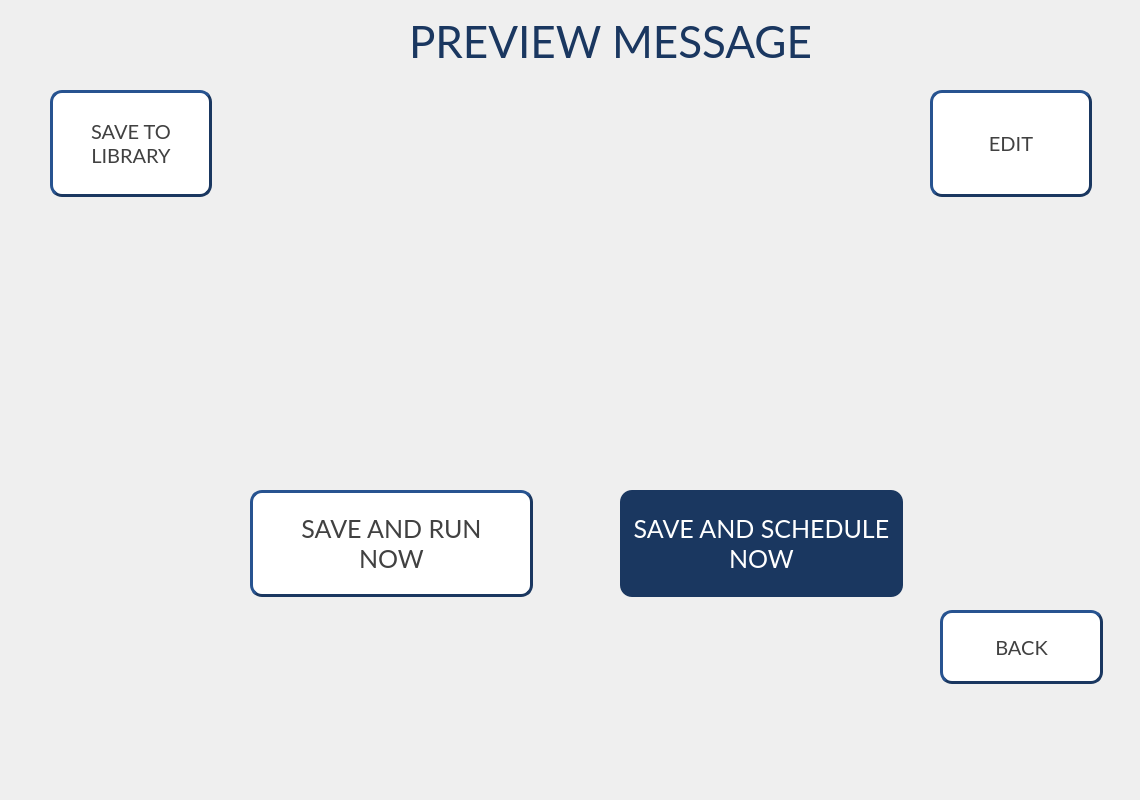
<?xml version="1.0" encoding="UTF-8"?>
<ui version="4.0">
 <class>HNS_Preview_Screen</class>
 <widget class="QWidget" name="HNS_Preview_Screen">
  <property name="geometry">
   <rect>
    <x>0</x>
    <y>0</y>
    <width>1140</width>
    <height>800</height>
   </rect>
  </property>
  <property name="windowTitle">
   <string>Form</string>
  </property>
  <widget class="QPushButton" name="PB_Preview_Edit">
   <property name="geometry">
    <rect>
     <x>930</x>
     <y>90</y>
     <width>162</width>
     <height>107</height>
    </rect>
   </property>
   <property name="font">
    <font>
     <family>Lato</family>
     <pointsize>15</pointsize>
    </font>
   </property>
   <property name="styleSheet">
    <string notr="true">QPushButton{
	background-color:#FFFFFF;
	color:#414141;
	border-style:outset;
	border-width:3px;
	border-color:#1A3760;
	border-radius:12px
}</string>
   </property>
   <property name="text">
    <string>EDIT</string>
   </property>
  </widget>
  <widget class="QPushButton" name="PB_Preview_SaveToLibrary">
   <property name="geometry">
    <rect>
     <x>50</x>
     <y>90</y>
     <width>162</width>
     <height>107</height>
    </rect>
   </property>
   <property name="font">
    <font>
     <family>Lato</family>
     <pointsize>15</pointsize>
    </font>
   </property>
   <property name="styleSheet">
    <string notr="true">QPushButton{
	background-color:#FFFFFF;
	color:#414141;
	border-style:outset;
	border-width:3px;
	border-color:#1A3760;
	border-radius:12px
}</string>
   </property>
   <property name="text">
    <string>SAVE TO
LIBRARY</string>
   </property>
  </widget>
  <widget class="HNS_Message_Preview" name="GV_Preview_Preview" native="true">
   <property name="geometry">
    <rect>
     <x>260</x>
     <y>90</y>
     <width>620</width>
     <height>350</height>
    </rect>
   </property>
  </widget>
  <widget class="QPushButton" name="PB_Preview_Schedule">
   <property name="geometry">
    <rect>
     <x>620</x>
     <y>490</y>
     <width>283</width>
     <height>107</height>
    </rect>
   </property>
   <property name="font">
    <font>
     <family>Lato</family>
     <pointsize>19</pointsize>
    </font>
   </property>
   <property name="styleSheet">
    <string notr="true">QPushButton{
	background-color:#1A3760;
	color:#FFFFFF;
	border-radius:12px;
}</string>
   </property>
   <property name="text">
    <string>SAVE AND SCHEDULE
NOW</string>
   </property>
  </widget>
  <widget class="QPushButton" name="PB_Preview_Back">
   <property name="geometry">
    <rect>
     <x>940</x>
     <y>610</y>
     <width>163</width>
     <height>74</height>
    </rect>
   </property>
   <property name="font">
    <font>
     <family>Lato</family>
     <pointsize>15</pointsize>
    </font>
   </property>
   <property name="styleSheet">
    <string notr="true">QPushButton{
	background-color:#FFFFFF;
	color:#414141;
	border-style:outset;
	border-width:3px;
	border-color:#1A3760;
	border-radius:12px;
}</string>
   </property>
   <property name="text">
    <string>BACK</string>
   </property>
  </widget>
  <widget class="QPushButton" name="PB_Preview_Run">
   <property name="geometry">
    <rect>
     <x>250</x>
     <y>490</y>
     <width>283</width>
     <height>107</height>
    </rect>
   </property>
   <property name="font">
    <font>
     <family>Lato</family>
     <pointsize>19</pointsize>
    </font>
   </property>
   <property name="styleSheet">
    <string notr="true">QPushButton{
	background-color:#FFFFFF;
	color:#414141;
	border-style:outset;
	border-width:3px;
	border-color:#1A3760;
	border-radius:12px;
}</string>
   </property>
   <property name="text">
    <string>SAVE AND RUN
NOW</string>
   </property>
  </widget>
  <widget class="QLabel" name="label_14">
   <property name="geometry">
    <rect>
     <x>390</x>
     <y>20</y>
     <width>441</width>
     <height>41</height>
    </rect>
   </property>
   <property name="font">
    <font>
     <family>Lato</family>
     <pointsize>33</pointsize>
    </font>
   </property>
   <property name="styleSheet">
    <string notr="true">color:#1A3760</string>
   </property>
   <property name="text">
    <string>PREVIEW MESSAGE</string>
   </property>
   <property name="alignment">
    <set>Qt::AlignCenter</set>
   </property>
  </widget>
 </widget>
 <customwidgets>
  <customwidget>
   <class>HNS_Message_Preview</class>
   <extends>QWidget</extends>
   <header>hns_message_preview.h</header>
   <container>1</container>
  </customwidget>
 </customwidgets>
 <resources/>
 <connections/>
</ui>
